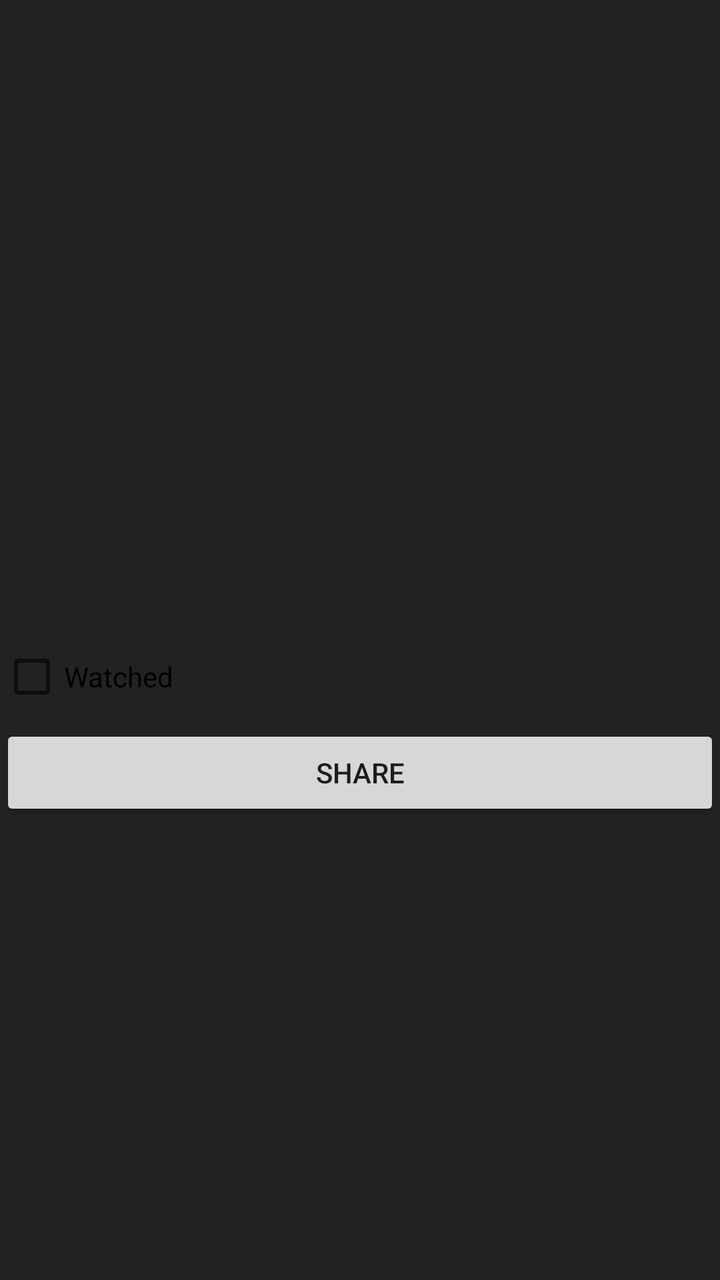
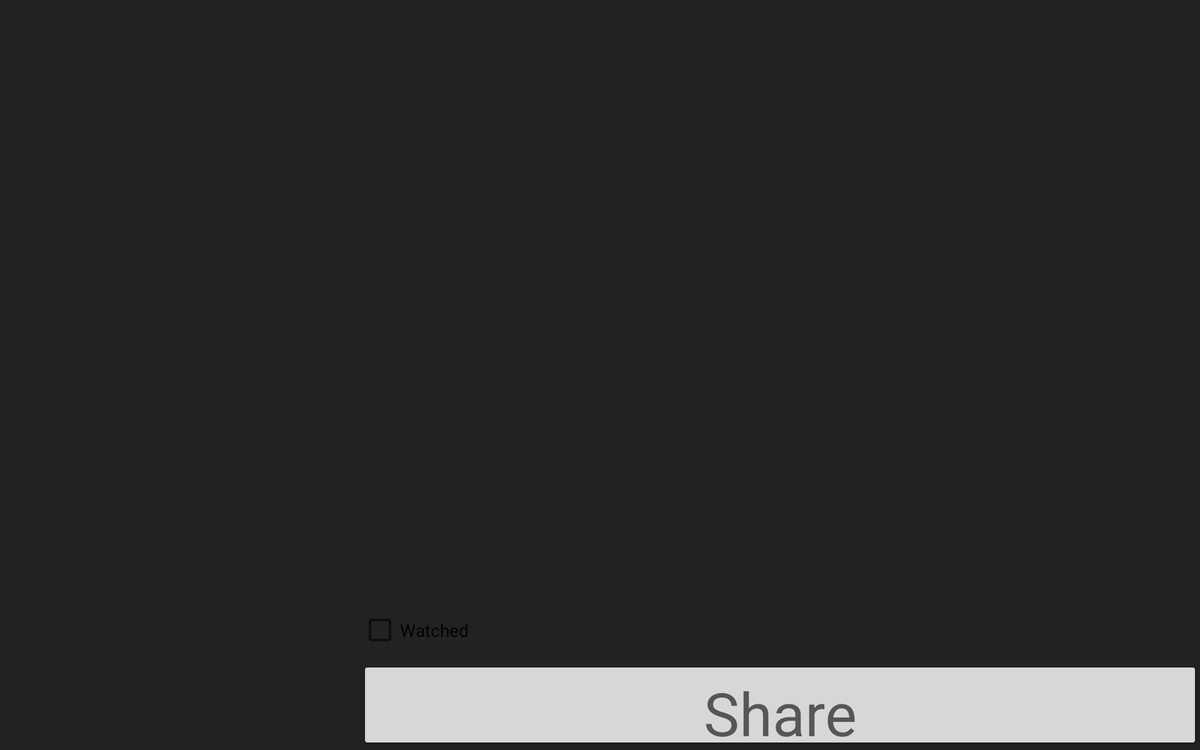

An Android layout and its configuration variant, each rendered on a device that would load it. The default file and the variant file are quoted in full after the pictures.
<!-- AndroidManifest.xml: application theme Theme.MarvelGuide -->
<!-- res/layout/activity_movie.xml -->
<?xml version="1.0" encoding="utf-8"?>
<LinearLayout xmlns:android="http://schemas.android.com/apk/res/android"
    xmlns:app="http://schemas.android.com/apk/res-auto"
    xmlns:tools="http://schemas.android.com/tools"
    android:layout_width="match_parent"
    android:layout_height="match_parent"
    android:orientation="vertical"
    android:background="#222222"
    tools:context=".MovieActivity">

    <ImageView
        android:id="@+id/photo"
        android:layout_width="190dp"
        android:layout_height="190dp"
        android:layout_gravity="center_horizontal"/>

    <TextView
        android:id="@+id/name"
        android:layout_width="wrap_content"
        android:layout_height="wrap_content"
        android:layout_gravity="center_horizontal"
        android:textAppearance="?android:attr/textAppearanceLarge"
        android:textColor="#FFFFFF" />

    <TextView
        android:id="@+id/year"
        android:layout_width="wrap_content"
        android:layout_height="wrap_content"
        android:textColor="#FFFFFF" />

    <TextView
        android:id="@+id/cast"
        android:layout_width="wrap_content"
        android:layout_height="wrap_content"
        android:textColor="#FFFFFF" />

    <TextView
        android:id="@+id/order"
        android:layout_width="wrap_content"
        android:layout_height="wrap_content"
        android:textColor="#FFFFFF" />

    <TextView
        android:id="@+id/phase"
        android:layout_width="wrap_content"
        android:layout_height="wrap_content"
        android:textColor="#FFFFFF" />

    <TextView
        android:id="@+id/description"
        android:layout_width="match_parent"
        android:layout_height="wrap_content"
        android:textColor="#FFFFFF" />

    <LinearLayout
        android:layout_width="wrap_content"
        android:layout_height="wrap_content"
        android:orientation="horizontal">
        <CheckBox
            android:id="@+id/watched"
            android:layout_width="wrap_content"
            android:layout_height="wrap_content"
            android:text="@string/watched"
            android:onClick="onWatchedClicked" />
        <TextView
            android:id="@+id/watched_date"
            android:layout_width="wrap_content"
            android:layout_height="wrap_content"
            android:textColor="#F9F9F9"
            android:layout_marginStart="5dp"/>
    </LinearLayout>


    <Button
        android:id="@+id/share"
        android:layout_width="match_parent"
        android:layout_height="wrap_content"
        android:text="@string/share_button" />

</LinearLayout>
<!-- resources referenced by this layout -->
<resources>
  <string name="share_button">Share</string>
  <string name="watched">Watched</string>
  <style name="Theme.MarvelGuide" parent="Theme.MaterialComponents.DayNight.DarkActionBar">
          
          <item name="colorPrimary">@color/purple_500</item>
          <item name="colorPrimaryVariant">@color/purple_700</item>
          <item name="colorOnPrimary">@color/white</item>
          
          <item name="colorSecondary">@color/teal_200</item>
          <item name="colorSecondaryVariant">@color/teal_700</item>
          <item name="colorOnSecondary">@color/black</item>
          
          <item name="android:statusBarColor" tools:targetApi="l">?attr/colorPrimaryVariant</item>
          
      </style>
</resources>
<!-- res/layout-sw600dp-land/activity_movie.xml (the author's variant of the layout above) -->
<!-- drawn on a 7-inch tablet turned sideways -->
<?xml version="1.0" encoding="utf-8"?>
<LinearLayout xmlns:android="http://schemas.android.com/apk/res/android"
    xmlns:app="http://schemas.android.com/apk/res-auto"
    xmlns:tools="http://schemas.android.com/tools"
    android:layout_width="match_parent"
    android:layout_height="match_parent"
    android:orientation="horizontal"
    android:background="#222222"
    tools:context=".MovieActivity">

    <ImageView
        android:id="@+id/photo"
        android:layout_width="0dp"
        android:layout_height="match_parent"
        android:layout_weight=".30"/>

    <LinearLayout
        android:layout_width="0dp"
        android:layout_height="match_parent"
        android:orientation="vertical"
        android:layout_weight=".70">
        <TextView
            android:id="@+id/name"
            android:layout_width="wrap_content"
            android:layout_height="wrap_content"
            android:textAppearance="?android:attr/textAppearanceLarge"
            android:textColor="#FFFFFF"
            android:textSize="60sp"/>

        <TextView
            android:id="@+id/year"
            android:layout_width="wrap_content"
            android:layout_height="wrap_content"
            android:textColor="#FFFFFF"
            android:textSize="60sp"/>

        <TextView
            android:id="@+id/cast"
            android:layout_width="wrap_content"
            android:layout_height="wrap_content"
            android:textColor="#FFFFFF"
            android:textSize="60sp"/>

        <TextView
            android:id="@+id/order"
            android:layout_width="wrap_content"
            android:layout_height="wrap_content"
            android:textColor="#FFFFFF"
            android:textSize="60sp"/>

        <TextView
            android:id="@+id/phase"
            android:layout_width="wrap_content"
            android:layout_height="wrap_content"
            android:textColor="#FFFFFF"
            android:textSize="60sp"/>

        <TextView
            android:id="@+id/description"
            android:layout_width="match_parent"
            android:layout_height="wrap_content"
            android:textColor="#FFFFFF"
            android:textSize="60sp"/>

        <LinearLayout
            android:layout_width="wrap_content"
            android:layout_height="wrap_content"
            android:orientation="horizontal">
            <CheckBox
                android:id="@+id/watched"
                android:layout_width="wrap_content"
                android:layout_height="wrap_content"
                android:text="@string/watched"
                android:onClick="onWatchedClicked" />
            <TextView
                android:id="@+id/watched_date"
                android:layout_width="wrap_content"
                android:layout_height="wrap_content"
                android:textColor="#F9F9F9"
                android:layout_marginLeft="5dp"/>
        </LinearLayout>

        <Button
            android:id="@+id/share"
            android:layout_width="match_parent"
            android:layout_height="wrap_content"
            android:text="@string/share_button"
            android:textAppearance="@style/TextAppearance.AppCompat.Medium"
            android:textSize="48sp" />

    </LinearLayout>

</LinearLayout>
